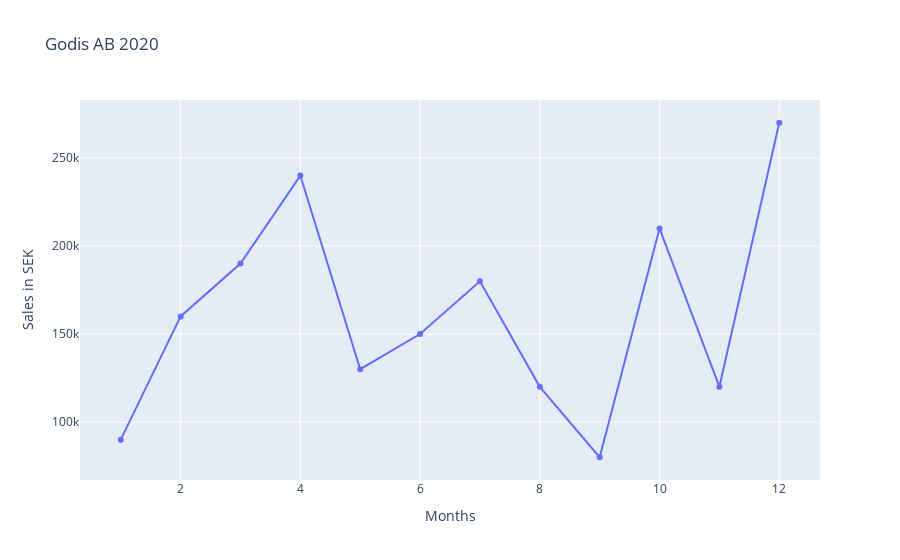

This figure's notebook cell:
### Markdown cell above
##### a. Line Plot for the Year 2020

### Code cell
import plotly.express as px

# Line plot for 2020
fig = px.line(df, x='Manad', y='2020', markers=True, title='Godis AB 2020')
fig.update_layout(xaxis_title='Months', yaxis_title='Sales in SEK')
fig.show()

### Figure 1 — Plotly figure (JSON) as saved in the notebook; plotly's stock layout.template omitted (floating-point values rounded to 4 significant figures)
{"data": [{"hovertemplate": "Manad=%{x}<br>2020=%{y}<extra></extra>", "legendgroup": "", "line": {"color": "#636efa", "dash": "solid"}, "marker": {"symbol": "circle"}, "mode": "lines+markers", "name": "", "orientation": "v", "showlegend": false, "type": "scatter", "x": [1, 2, 3, 4, 5, 6, 7, 8, 9, 10, 11, 12], "xaxis": "x", "y": [90000, 160000, 190000, 240000, 130000, 150000, 180000, 120000, 80000, 210000, 120000, 270000], "yaxis": "y"}], "layout": {"legend": {"tracegroupgap": 0}, "title": {"text": "Godis AB 2020"}, "xaxis": {"anchor": "y", "domain": [0, 1], "title": {"text": "Months"}}, "yaxis": {"anchor": "x", "domain": [0, 1], "title": {"text": "Sales in SEK"}}}}
